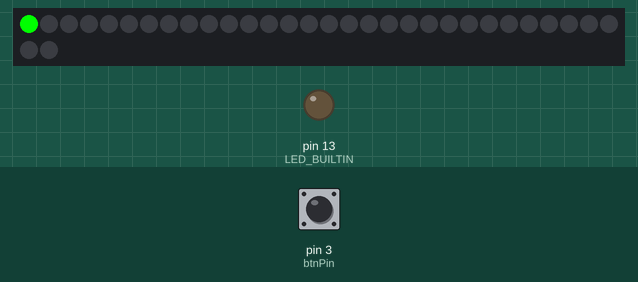
This sketch was run on a simulated Arduino Uno, built with avr-gcc and run on an emulated ATmega328P. Parts: 32 RGB LEDs in strip order, left to right, continuing on the next row, output pins drawn as LEDs (lit = HIGH). Inputs (shaded band) come from the test bench; at power-on: pin 3 (btnPin) HIGH.

Above: at 1.2 s.
1.3 s: pin 3 (btnPin) pulled LOW for 1 s
At 2.52 s:
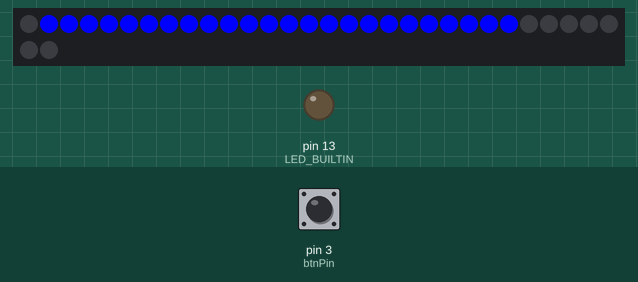
5.1 s: pin 3 (btnPin) pulled LOW for 1 s
At 6.29 s:
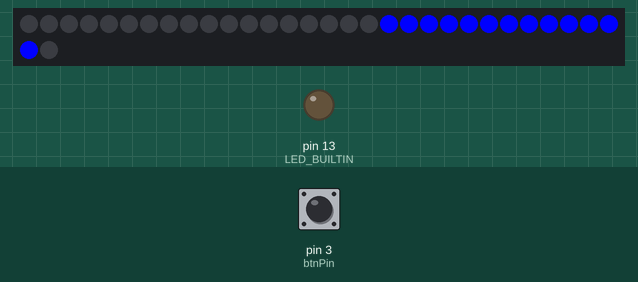
6.7 s: pin 3 (btnPin) pulled LOW for 3.2 s
At 9.11 s:
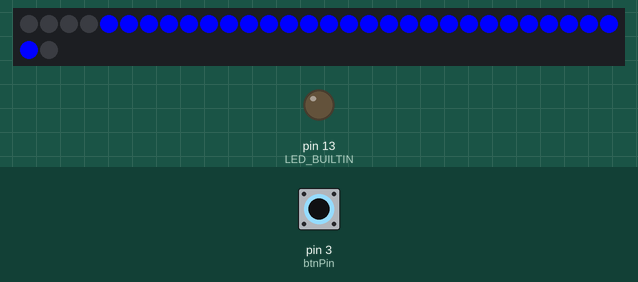
Timing chart, 0 to 10.6 s (numbered marks = the images above; inputs shaded):
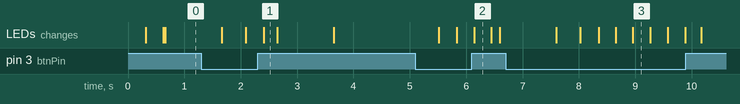

Measured:
- after the input at 1.3 s, the LEDs: first differ from a run without the input after 0.79 s (image 1 shows a later state)
- after the input at 5.1 s, the LEDs: first change after 0.41 s (image 2 shows a later state)
- after the input at 6.7 s, the LEDs: first differ from a run without the input after 1.3 s (image 3 shows a later state)

The sketch:

game.ino
```cpp
#include <Adafruit_NeoPixel.h>

#define PIN 2
#define NUMPIXELS 32

Adafruit_NeoPixel pixels(NUMPIXELS, PIN, NEO_GRB + NEO_KHZ800);

struct Player
{
    int score;
};

Player p1, p2;

// int timer;

const int potentiometer_pin = A0;
const int btnPin = 3;


int btnState = HIGH;
int lastButtonState;
int buttonPushed;
bool toggle = false;
bool playing = true;
bool reverse = false;

int readPotentiometer;


void allRed() {
    for (int i = 0; i < NUMPIXELS; i++) {
        pixels.setPixelColor(i, pixels.Color(255, 0, 0));
    }
    pixels.show();
}

void gameOver() {
    pixels.clear();
    allRed();
    delay(100);
}


void showScore(int score) {
    pixels.clear();
    for (int i = 0; i < score;i++) {
        pixels.setPixelColor(i, pixels.Color(0,255,0));
    }
    pixels.show();
}

void setup() {
    pixels.clear();
    pinMode(btnPin, INPUT_PULLUP);
    pinMode(LED_BUILTIN, OUTPUT);
    Serial.begin(9600);
    pixels.begin();
    p1.score = 0;
    p2.score = 0;
}

void loop() {
    static unsigned long t_val = 0;
    static int i = 0;
    static int timer = 5;
    int read = digitalRead(btnPin);


    // timer = map(analogRead(potentiometer_pin), 0, 1023, 50, 500);


    // digitalWrite(LED_BUILTIN, HIGH);
    // Serial.println(digitalRead(btnPin));
    // delay(100);
    // digitalWrite(LED_BUILTIN, LOW);
    // delay(100);

    if (read != lastButtonState) {
        buttonPushed = millis();
    }

    if (millis() - buttonPushed >= 10) {
        if (btnState != read) {
            btnState = read;
            if (btnState == LOW) {
                toggle = !toggle;
            }
        }
    }

    if (btnState == LOW && i == 31) {
        reverse = true;
        pixels.clear();
        timer = 2;
    } else if (btnState == LOW && i == 0) {
        timer = 2;
        reverse = false;
        pixels.clear();
    }


    if (millis() - t_val >= timer) {
        t_val = millis();
        if(!reverse){
            if (timer > 100) {
                timer = 100;
            } else {
                timer += 1;
            }
        } else {
            if (timer > 100) {
                timer = 100;
            } else {
                timer += 1;
            }

        }


        if (reverse && playing) {
            i--;
        } else if (playing) {
            i++;
        }

        if ( i >= 32 && playing) {
            playing = false;
            p1.score++;
            showScore(p1.score);
            delay(1000);
        } else if (i < 0 && playing) {
            playing = false;
            p2.score++;
            showScore(p2.score);
            delay(1000);
        }

        if (i >= 32 || i < 0) {
            gameOver();
            delay(40);
            if (btnState == LOW) {
                pixels.clear();
                playing = true;
                i = 0;
            }
        }
        if (playing) {
            pixels.setPixelColor(i, pixels.Color(0,0,255));
        }
        pixels.show();

    }
    lastButtonState = read;
}
```
